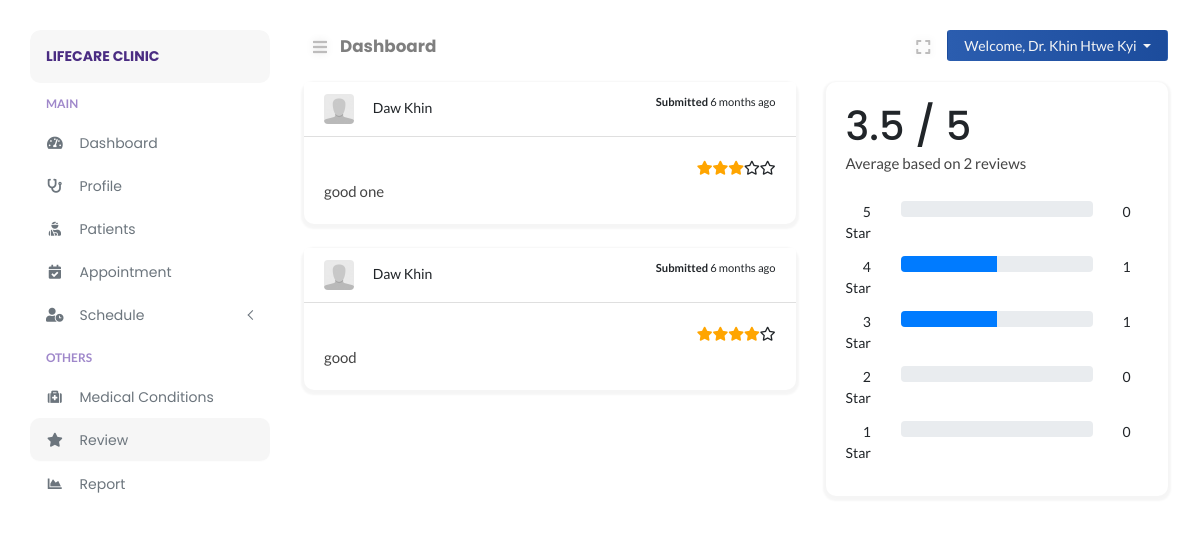
Screenshot of /doctor/review.php (signed in) with the database file from the repository.
### tables this page shows
CREATE TABLE `doctors` (
  `doctor_id` int(11) NOT NULL,
  `doctor_avatar` varchar(255) DEFAULT NULL,
  `doctor_firstname` varchar(255) DEFAULT NULL,
  `doctor_lastname` varchar(255) DEFAULT NULL,
  `doctor_speciality` varchar(255) DEFAULT NULL,
  `doctor_experience` varchar(10) DEFAULT NULL,
  `doctor_desc` text DEFAULT NULL,
  `doctor_password` varchar(255) DEFAULT NULL,
  `doctor_token` varchar(255) DEFAULT NULL,
  `doctor_spoke` varchar(255) DEFAULT NULL,
  `doctor_gender` varchar(10) DEFAULT NULL,
  `doctor_dob` date DEFAULT NULL,
  `doctor_email` varchar(255) DEFAULT NULL,
  `doctor_contact` varchar(15) DEFAULT NULL,
  `consult_fee` int(11) DEFAULT NULL,
  `date_created` datetime DEFAULT NULL,
  `clinic_id` int(11) DEFAULT NULL
);

CREATE TABLE `reviews` (
  `review_id` int(11) NOT NULL,
  `rating` int(11) DEFAULT NULL,
  `review` text DEFAULT NULL,
  `date` datetime DEFAULT current_timestamp(),
  `doctor_id` int(11) DEFAULT NULL,
  `patient_id` int(11) DEFAULT NULL
);

CREATE TABLE `patients` (
  `patient_id` int(11) NOT NULL,
  `patient_avatar` varchar(255) DEFAULT NULL,
  `patient_firstname` varchar(255) DEFAULT NULL,
  `patient_lastname` varchar(255) DEFAULT NULL,
  `patient_email` varchar(255) DEFAULT NULL,
  `patient_password` varchar(255) DEFAULT NULL,
  `patient_token` varchar(255) DEFAULT NULL,
  `patient_identity` varchar(255) DEFAULT NULL,
  `patient_nationality` varchar(255) DEFAULT NULL,
  `patient_gender` varchar(255) DEFAULT NULL,
  `patient_maritalstatus` varchar(255) DEFAULT NULL,
  `patient_dob` date DEFAULT NULL,
  `patient_age` varchar(11) DEFAULT NULL,
  `patient_contact` varchar(255) DEFAULT NULL,
  `patient_address` varchar(255) DEFAULT NULL,
  `patient_city` varchar(255) DEFAULT NULL,
  `patient_state` varchar(255) DEFAULT NULL,
  `patient_zipcode` varchar(255) DEFAULT NULL,
  `date_created` datetime DEFAULT NULL
);

### doctor/includes/path.inc.php (called while the page is built, shortened)
<?php
switch ($_SERVER["SCRIPT_NAME"]) {
    default:
        $CURRENT_PAGE = "Dashboard";
        break;
}

### doctor/includes/session.inc.php (called while the page is built, shortened)
<?php
$sess_email = $_SESSION["DoctorRoleEmail"];
$statement = $connection->prepare("SELECT * FROM doctors WHERE doctor_email = ?");
$statement->bind_param("s", $sess_email);
$statement->execute();
$doctor_result = $statement->get_result();
$doctor_row = $doctor_result->fetch_assoc();

### doctor/review.php (the view, shortened to what this page needs)
<?php
include('../config/autoload.php');
include('./includes/path.inc.php');
include('./includes/session.inc.php');
?>
<!DOCTYPE html>
<html lang="en">
<head>
</head>
<body>
<div class="page-content" id="content">
    <?php include HEADER; ?>
    <div class="row">
        <div class="col-md-7">
            <?php
            function time_elapsed($datetime, $full = false)
            {
                $now = new DateTime;
                $ago = new DateTime($datetime);
                $diff = $now->diff($ago);
                $diff->w = floor($diff->d / 7);
                $diff->d -= $diff->w * 7;
                $string = array(
                    'y' => 'year',
                    'm' => 'month',
                    'w' => 'week',
                    'd' => 'day',
                    'h' => 'hour',
                    'i' => 'minute',
                    's' => 'second',
                );
                foreach ($string as $k => &$v) {
                    if ($diff->$k) {
                        $v = $diff->$k . ' ' . $v . ($diff->$k > 1 ? 's' : '');
                    } else {
                        unset($string[$k]);
                    }
                }
                if (!$full) $string = array_slice($string, 0, 1);
                return $string ? implode(', ', $string) . ' ago' : 'just now';
            }
            $row = mysqli_fetch_array(mysqli_query($connection, "SELECT AVG(rating) as AVG FROM reviews WHERE doctor_id = " . $doctor_row['doctor_id'] . " "));
            $average = $row['AVG'];
            $row = mysqli_fetch_array(mysqli_query($connection, "SELECT COUNT(rating) as FIVE FROM reviews WHERE rating = 5 AND doctor_id = " . $doctor_row['doctor_id'] . " "));
            $five = $row['FIVE'];
            $row = mysqli_fetch_array(mysqli_query($connection, "SELECT COUNT(rating) as FOUR FROM reviews WHERE rating = 4 AND doctor_id = " . $doctor_row['doctor_id'] . " "));
            $four = $row['FOUR'];
            $row = mysqli_fetch_array(mysqli_query($connection, "SELECT COUNT(rating) as THREE FROM reviews WHERE rating = 3 AND doctor_id = " . $doctor_row['doctor_id'] . " "));
            $three = $row['THREE'];
            $row = mysqli_fetch_array(mysqli_query($connection, "SELECT COUNT(rating) as TWO FROM reviews WHERE rating = 2 AND doctor_id = " . $doctor_row['doctor_id'] . " "));
            $two = $row['TWO'];
            $row = mysqli_fetch_array(mysqli_query($connection, "SELECT COUNT(rating) as ONE FROM reviews WHERE rating = 1 AND doctor_id = " . $doctor_row['doctor_id'] . " "));
            $one = $row['ONE'];
            $table_result = mysqli_query($connection, "SELECT * FROM reviews LEFT JOIN patients ON reviews.patient_id = patients.patient_id WHERE reviews.doctor_id = " . $doctor_row['doctor_id'] . "");
            $count = mysqli_num_rows($table_result);
            if ($count == 0) {
                print '<div class="card text-center"><div class="card-body"><h6>No Results Available</h6></div></div>';
            } else {
                while ($table_row = mysqli_fetch_assoc($table_result)) {
                    ?>
                    <div class="card">
                        <div class="card-header">
                            <div class="d-flex w-100 justify-content-between">
                                <div>
                                    <img src="../assets/img/empty/empty-avatar.jpg" class="rounded mr-3" width="30px">
                                    <span><?= $table_row["patient_firstname"] . ' ' . $table_row["patient_lastname"] ?></span>
                                </div>
                                <small><b>Submitted</b> <?= time_elapsed($table_row['date']) ?></small>
                            </div>
                        </div>
                        <div class="card-body">
                            <div class="text-right">
                                <?php
                                for ($i = 1; $i <= 5; $i++) {
                                    $checked = "far fa-star";
                                    if ($i <= $table_row['rating']) {
                                        $checked = "fas fa-star checked";
                                    }
                                    echo '<i class="' . $checked . '"></i>';
                                }
                                ?>
                            </div>
                            <p><?= $table_row["review"] ?></p>
                        </div>
                    </div>
                    <?php
                }
            }
            ?>
        </div>
        <div class="col-md-5">
            <div class="card">
                <div class="card-body">
                    <div class="rate-wrap">
                        <div class="rate-upper">
                            <h1 class="display-5"><?= round($average, 1) ?> / 5</h1>
                            <p>Average based on <?= $count ?> reviews</p>
                        </div>
                        <div class="rate-bottom">
                            <div class="row">
                                <label for="" class="col-sm-2 text-right">5 Star</label>
                                <div class="col-sm-8">
                                    <div class="progress">
                                    </div>
                                </div>
                                <label for="" class="col-sm-2 text-left"><?= $five ?></label>
                            </div>
                            <div class="row">
                                <label for="" class="col-sm-2 text-right">4 Star</label>
                                <div class="col-sm-8">
                                    <div class="progress">
                                        <div class="progress-bar" role="progressbar"
                                             style="width: <?= $four / $count * 100 . '%' ?>"
                                             aria-valuenow="<?= $four / $count * 100 ?>" aria-valuemin="0"
                                             aria-valuemax="100"></div>
                                    </div>
                                </div>
                                <label for="" class="col-sm-2 text-left"><?= $four ?></label>
                            </div>
                            <div class="row">
                                <label for="" class="col-sm-2 text-right">3 Star</label>
                                <div class="col-sm-8">
                                    <div class="progress">
                                        <div class="progress-bar" role="progressbar"
                                             style="width: <?= $three / $count * 100 . '%' ?>"
                                             aria-valuenow="<?= $three / $count * 100 ?>" aria-valuemin="0"
                                             aria-valuemax="100"></div>
                                    </div>
                                </div>
                                <label for="" class="col-sm-2 text-left"><?= $three ?></label>
                            </div>
                            <div class="row">
                                <label for="" class="col-sm-2 text-right">2 Star</label>
                                <div class="col-sm-8">
                                    <div class="progress">
                                    </div>
                                </div>
                                <label for="" class="col-sm-2 text-left"><?= $two ?></label>
                            </div>
                            <div class="row">
                                <label for="" class="col-sm-2 text-right">1 Star</label>
                                <div class="col-sm-8">
                                    <div class="progress">
                                    </div>
                                </div>
                                <label for="" class="col-sm-2 text-left"><?= $one ?></label>
                            </div>
                        </div>
                    </div>
                </div>
            </div>
        </div>
    </div>
</div>
</body>
</html>

### doctor/layouts/nav_header.php (shortened to what this page needs)
<nav class="navbar navbar-header mb-2">
    <ul class="nav mr-auto">
        <li class="nav-item">
            <button class="btn btn-sm btn-expand" id="sidebarCollapse"><i class="fa fa-bars"></i></button>
        </li>
        <li class="nav-item nav-title">
            <a href="<?php echo $_SERVER["REQUEST_URI"]; ?>"><?php echo $CURRENT_PAGE; ?></a>
        </li>
    </ul>
    <ul class="nav ml-auto">
        <li class="nav-item mr-2">
            <button class="btn btn-sm btn-expand" id="full-view"><i class="fa fa-expand"></i></button>
        </li>
        <li class="nav-item">
            <div class="btn-group">
                <button type="button" class="btn btn-sm dropdown-toggle btn-profile px-3" data-toggle="dropdown"
                        aria-haspopup="true"
                        aria-expanded="false">
                    Welcome, Dr. <?php echo $doctor_row["doctor_firstname"] . ' ' . $doctor_row["doctor_lastname"]; ?>
                </button>
            </div>
        </li>
    </ul>
</nav>

### rows the page displays
doctors: doctor_firstname "Khin", doctor_lastname "Htwe Kyi"
reviews: patient.patient_firstname "Daw", patient.patient_lastname "Khin", date "6 months ago", rating 3 (drawn), review "good one"
reviews: patient.patient_firstname "Daw", patient.patient_lastname "Khin", date "6 months ago", rating 4 (drawn), review "good"

### other values shown
$BRAND_NAME "LIFECARE CLINIC"
$CURRENT_PAGE "Dashboard"
$average "3.5"
$count "2"
$five "0"
$four "1"
$three "1"
$two "0"
$one "0"
